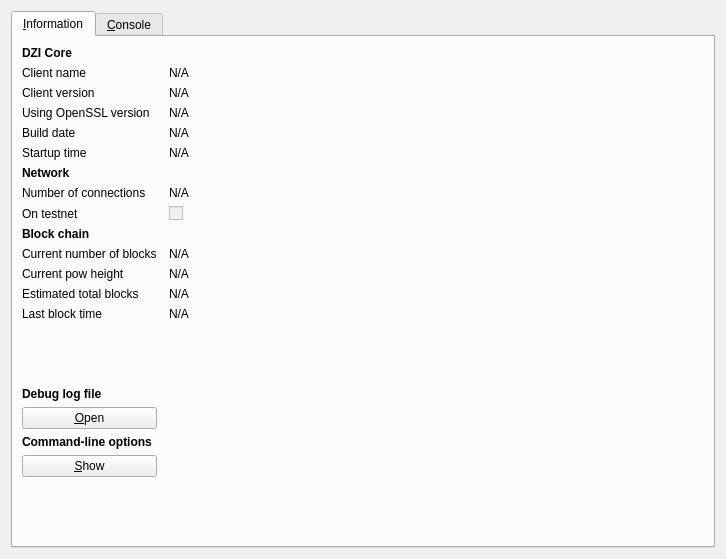
<?xml version="1.0" encoding="UTF-8"?>
<ui version="4.0">
 <class>RPCConsole</class>
 <widget class="QDialog" name="RPCConsole">
  <property name="geometry">
   <rect>
    <x>0</x>
    <y>0</y>
    <width>726</width>
    <height>559</height>
   </rect>
  </property>
  <property name="windowTitle">
   <string>DZI - Debug window</string>
  </property>
  <layout class="QHBoxLayout" name="horizontalLayout_2">
   <item>
    <widget class="QTabWidget" name="tabWidget">
     <property name="currentIndex">
      <number>0</number>
     </property>
     <widget class="QWidget" name="tab_info">
      <attribute name="title">
       <string>&amp;Information</string>
      </attribute>
      <layout class="QGridLayout" name="gridLayout" columnstretch="0,1">
       <property name="horizontalSpacing">
        <number>12</number>
       </property>
       <item row="8" column="0">
        <widget class="QLabel" name="label_8">
         <property name="text">
          <string>On testnet</string>
         </property>
        </widget>
       </item>
       <item row="12" column="0">
        <widget class="QLabel" name="label_4">
         <property name="text">
          <string>Estimated total blocks</string>
         </property>
        </widget>
       </item>
       <item row="10" column="0">
        <widget class="QLabel" name="label_3">
         <property name="text">
          <string>Current number of blocks</string>
         </property>
        </widget>
       </item>
       <item row="10" column="1">
        <widget class="QLabel" name="numberOfBlocks">
         <property name="cursor">
          <cursorShape>IBeamCursor</cursorShape>
         </property>
         <property name="text">
          <string>N/A</string>
         </property>
         <property name="textFormat">
          <enum>Qt::PlainText</enum>
         </property>
         <property name="textInteractionFlags">
          <set>Qt::LinksAccessibleByMouse|Qt::TextSelectableByKeyboard|Qt::TextSelectableByMouse</set>
         </property>
        </widget>
       </item>
       <item row="14" column="0">
        <spacer name="verticalSpacer_2">
         <property name="orientation">
          <enum>Qt::Vertical</enum>
         </property>
         <property name="sizeHint" stdset="0">
          <size>
           <width>20</width>
           <height>20</height>
          </size>
         </property>
        </spacer>
       </item>
       <item row="15" column="0">
        <widget class="QLabel" name="labelDebugLogfile">
         <property name="font">
          <font>
           <weight>75</weight>
           <bold>true</bold>
          </font>
         </property>
         <property name="text">
          <string>Debug log file</string>
         </property>
        </widget>
       </item>
       <item row="12" column="1">
        <widget class="QLabel" name="totalBlocks">
         <property name="cursor">
          <cursorShape>IBeamCursor</cursorShape>
         </property>
         <property name="text">
          <string>N/A</string>
         </property>
         <property name="textFormat">
          <enum>Qt::PlainText</enum>
         </property>
         <property name="textInteractionFlags">
          <set>Qt::LinksAccessibleByMouse|Qt::TextSelectableByKeyboard|Qt::TextSelectableByMouse</set>
         </property>
        </widget>
       </item>
       <item row="13" column="1">
        <widget class="QLabel" name="lastBlockTime">
         <property name="cursor">
          <cursorShape>IBeamCursor</cursorShape>
         </property>
         <property name="text">
          <string>N/A</string>
         </property>
         <property name="textFormat">
          <enum>Qt::PlainText</enum>
         </property>
         <property name="textInteractionFlags">
          <set>Qt::LinksAccessibleByMouse|Qt::TextSelectableByKeyboard|Qt::TextSelectableByMouse</set>
         </property>
        </widget>
       </item>
       <item row="13" column="0">
        <widget class="QLabel" name="label_2">
         <property name="text">
          <string>Last block time</string>
         </property>
        </widget>
       </item>
       <item row="17" column="0">
        <widget class="QLabel" name="labelCLOptions">
         <property name="font">
          <font>
           <weight>75</weight>
           <bold>true</bold>
          </font>
         </property>
         <property name="text">
          <string>Command-line options</string>
         </property>
        </widget>
       </item>
       <item row="16" column="0">
        <widget class="QPushButton" name="openDebugLogfileButton">
         <property name="toolTip">
          <string>Open the DZI debug log file from the current data directory. This can take a few seconds for large log files.</string>
         </property>
         <property name="text">
          <string>&amp;Open</string>
         </property>
         <property name="autoDefault">
          <bool>false</bool>
         </property>
        </widget>
       </item>
       <item row="18" column="0">
        <widget class="QPushButton" name="showCLOptionsButton">
         <property name="toolTip">
          <string>Show the DZI-Qt help message to get a list with possible DZI command-line options.</string>
         </property>
         <property name="text">
          <string>&amp;Show</string>
         </property>
         <property name="autoDefault">
          <bool>false</bool>
         </property>
        </widget>
       </item>
       <item row="19" column="0">
        <spacer name="verticalSpacer">
         <property name="orientation">
          <enum>Qt::Vertical</enum>
         </property>
         <property name="sizeHint" stdset="0">
          <size>
           <width>20</width>
           <height>40</height>
          </size>
         </property>
        </spacer>
       </item>
       <item row="0" column="0">
        <widget class="QLabel" name="label_9">
         <property name="font">
          <font>
           <weight>75</weight>
           <bold>true</bold>
          </font>
         </property>
         <property name="text">
          <string>DZI Core</string>
         </property>
        </widget>
       </item>
       <item row="1" column="0">
        <widget class="QLabel" name="label_5">
         <property name="text">
          <string>Client name</string>
         </property>
        </widget>
       </item>
       <item row="2" column="1">
        <widget class="QLabel" name="clientVersion">
         <property name="cursor">
          <cursorShape>IBeamCursor</cursorShape>
         </property>
         <property name="text">
          <string>N/A</string>
         </property>
         <property name="textFormat">
          <enum>Qt::PlainText</enum>
         </property>
         <property name="textInteractionFlags">
          <set>Qt::LinksAccessibleByMouse|Qt::TextSelectableByKeyboard|Qt::TextSelectableByMouse</set>
         </property>
        </widget>
       </item>
       <item row="3" column="0">
        <widget class="QLabel" name="label_14">
         <property name="text">
          <string>Using OpenSSL version</string>
         </property>
         <property name="indent">
          <number>-1</number>
         </property>
        </widget>
       </item>
       <item row="1" column="1">
        <widget class="QLabel" name="clientName">
         <property name="cursor">
          <cursorShape>IBeamCursor</cursorShape>
         </property>
         <property name="text">
          <string>N/A</string>
         </property>
         <property name="textFormat">
          <enum>Qt::PlainText</enum>
         </property>
         <property name="textInteractionFlags">
          <set>Qt::LinksAccessibleByMouse|Qt::TextSelectableByKeyboard|Qt::TextSelectableByMouse</set>
         </property>
        </widget>
       </item>
       <item row="2" column="0">
        <widget class="QLabel" name="label_6">
         <property name="text">
          <string>Client version</string>
         </property>
        </widget>
       </item>
       <item row="4" column="1">
        <widget class="QLabel" name="buildDate">
         <property name="cursor">
          <cursorShape>IBeamCursor</cursorShape>
         </property>
         <property name="text">
          <string>N/A</string>
         </property>
         <property name="textFormat">
          <enum>Qt::PlainText</enum>
         </property>
         <property name="textInteractionFlags">
          <set>Qt::LinksAccessibleByMouse|Qt::TextSelectableByKeyboard|Qt::TextSelectableByMouse</set>
         </property>
        </widget>
       </item>
       <item row="5" column="0">
        <widget class="QLabel" name="label_13">
         <property name="text">
          <string>Startup time</string>
         </property>
        </widget>
       </item>
       <item row="3" column="1">
        <widget class="QLabel" name="openSSLVersion">
         <property name="cursor">
          <cursorShape>IBeamCursor</cursorShape>
         </property>
         <property name="text">
          <string>N/A</string>
         </property>
         <property name="textFormat">
          <enum>Qt::PlainText</enum>
         </property>
         <property name="textInteractionFlags">
          <set>Qt::LinksAccessibleByMouse|Qt::TextSelectableByKeyboard|Qt::TextSelectableByMouse</set>
         </property>
        </widget>
       </item>
       <item row="4" column="0">
        <widget class="QLabel" name="label_12">
         <property name="text">
          <string>Build date</string>
         </property>
        </widget>
       </item>
       <item row="8" column="1">
        <widget class="QCheckBox" name="isTestNet">
         <property name="enabled">
          <bool>false</bool>
         </property>
         <property name="text">
          <string/>
         </property>
        </widget>
       </item>
       <item row="5" column="1">
        <widget class="QLabel" name="startupTime">
         <property name="cursor">
          <cursorShape>IBeamCursor</cursorShape>
         </property>
         <property name="text">
          <string>N/A</string>
         </property>
         <property name="textFormat">
          <enum>Qt::PlainText</enum>
         </property>
         <property name="textInteractionFlags">
          <set>Qt::LinksAccessibleByMouse|Qt::TextSelectableByKeyboard|Qt::TextSelectableByMouse</set>
         </property>
        </widget>
       </item>
       <item row="7" column="0">
        <widget class="QLabel" name="label_7">
         <property name="text">
          <string>Number of connections</string>
         </property>
        </widget>
       </item>
       <item row="9" column="0">
        <widget class="QLabel" name="label_10">
         <property name="font">
          <font>
           <weight>75</weight>
           <bold>true</bold>
          </font>
         </property>
         <property name="text">
          <string>Block chain</string>
         </property>
        </widget>
       </item>
       <item row="7" column="1">
        <widget class="QLabel" name="numberOfConnections">
         <property name="cursor">
          <cursorShape>IBeamCursor</cursorShape>
         </property>
         <property name="text">
          <string>N/A</string>
         </property>
         <property name="textFormat">
          <enum>Qt::PlainText</enum>
         </property>
         <property name="textInteractionFlags">
          <set>Qt::LinksAccessibleByMouse|Qt::TextSelectableByKeyboard|Qt::TextSelectableByMouse</set>
         </property>
        </widget>
       </item>
       <item row="6" column="0">
        <widget class="QLabel" name="label_11">
         <property name="font">
          <font>
           <weight>75</weight>
           <bold>true</bold>
          </font>
         </property>
         <property name="text">
          <string>Network</string>
         </property>
        </widget>
       </item>
       <item row="11" column="0">
        <widget class="QLabel" name="label_15">
         <property name="text">
          <string>Current pow height</string>
         </property>
        </widget>
       </item>
       <item row="11" column="1">
        <widget class="QLabel" name="numberOfPow">
         <property name="cursor">
          <cursorShape>IBeamCursor</cursorShape>
         </property>
         <property name="text">
          <string>N/A</string>
         </property>
         <property name="textFormat">
          <enum>Qt::PlainText</enum>
         </property>
         <property name="textInteractionFlags">
          <set>Qt::LinksAccessibleByMouse|Qt::TextSelectableByKeyboard|Qt::TextSelectableByMouse</set>
         </property>
        </widget>
       </item>
      </layout>
     </widget>
     <widget class="QWidget" name="tab_console">
      <attribute name="title">
       <string>&amp;Console</string>
      </attribute>
      <layout class="QVBoxLayout" name="verticalLayout_3">
       <property name="spacing">
        <number>3</number>
       </property>
       <item>
        <widget class="QTextEdit" name="messagesWidget">
         <property name="minimumSize">
          <size>
           <width>0</width>
           <height>100</height>
          </size>
         </property>
         <property name="readOnly">
          <bool>true</bool>
         </property>
         <property name="tabKeyNavigation" stdset="0">
          <bool>false</bool>
         </property>
         <property name="columnCount" stdset="0">
          <number>2</number>
         </property>
        </widget>
       </item>
       <item>
        <layout class="QHBoxLayout" name="horizontalLayout">
         <property name="spacing">
          <number>3</number>
         </property>
         <item>
          <widget class="QLabel" name="label">
           <property name="text">
            <string notr="true">&gt;</string>
           </property>
          </widget>
         </item>
         <item>
          <widget class="QLineEdit" name="lineEdit"/>
         </item>
         <item>
          <widget class="QPushButton" name="clearButton">
           <property name="maximumSize">
            <size>
             <width>24</width>
             <height>24</height>
            </size>
           </property>
           <property name="toolTip">
            <string>Clear console</string>
           </property>
           <property name="text">
            <string/>
           </property>
           <property name="icon">
            <iconset resource="../bitcoin.qrc">
             <normaloff>:/icons/remove</normaloff>:/icons/remove</iconset>
           </property>
           <property name="shortcut">
            <string notr="true">Ctrl+L</string>
           </property>
           <property name="autoDefault">
            <bool>false</bool>
           </property>
          </widget>
         </item>
        </layout>
       </item>
      </layout>
     </widget>
    </widget>
   </item>
  </layout>
 </widget>
 <resources>
  <include location="../bitcoin.qrc"/>
 </resources>
 <connections/>
</ui>
